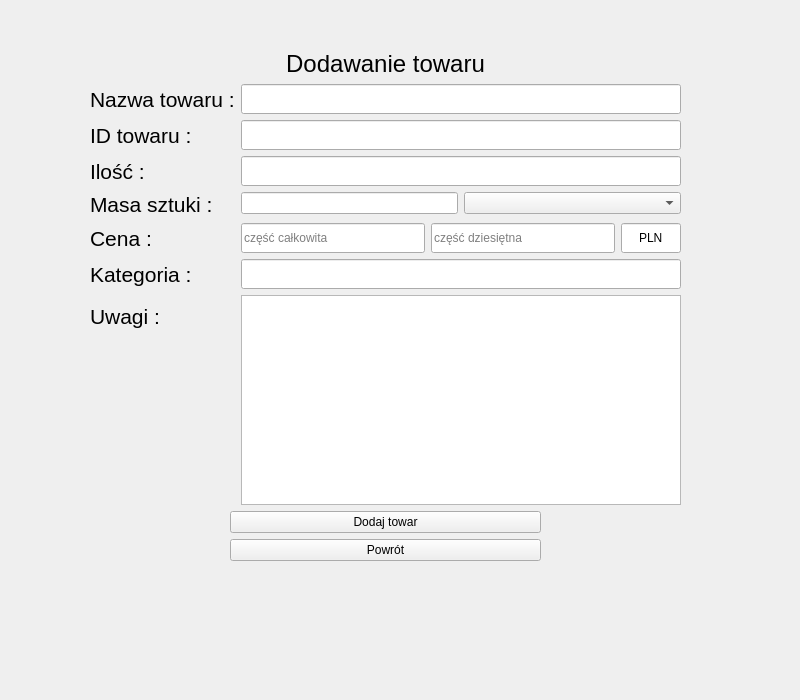
<?xml version="1.0" encoding="UTF-8"?>
<ui version="4.0">
 <class>AddNewArticleFrom</class>
 <widget class="QWidget" name="AddNewArticleFrom">
  <property name="windowModality">
   <enum>Qt::WindowModality::WindowModal</enum>
  </property>
  <property name="geometry">
   <rect>
    <x>0</x>
    <y>0</y>
    <width>800</width>
    <height>700</height>
   </rect>
  </property>
  <property name="sizePolicy">
   <sizepolicy hsizetype="Maximum" vsizetype="Maximum">
    <horstretch>0</horstretch>
    <verstretch>0</verstretch>
   </sizepolicy>
  </property>
  <property name="minimumSize">
   <size>
    <width>800</width>
    <height>700</height>
   </size>
  </property>
  <property name="windowTitle">
   <string>Form</string>
  </property>
  <widget class="QWidget" name="verticalLayoutWidget">
   <property name="geometry">
    <rect>
     <x>90</x>
     <y>50</y>
     <width>591</width>
     <height>511</height>
    </rect>
   </property>
   <layout class="QVBoxLayout" name="verticalLayout">
    <item>
     <widget class="QLabel" name="label_8">
      <property name="font">
       <font>
        <pointsize>18</pointsize>
       </font>
      </property>
      <property name="text">
       <string>Dodawanie towaru</string>
      </property>
      <property name="alignment">
       <set>Qt::AlignmentFlag::AlignCenter</set>
      </property>
     </widget>
    </item>
    <item>
     <layout class="QFormLayout" name="formLayout">
      <item row="0" column="0">
       <widget class="QLabel" name="label">
        <property name="font">
         <font>
          <pointsize>16</pointsize>
         </font>
        </property>
        <property name="text">
         <string>Nazwa towaru :</string>
        </property>
       </widget>
      </item>
      <item row="0" column="1">
       <widget class="QLineEdit" name="ArticleNameInputBox">
        <property name="minimumSize">
         <size>
          <width>0</width>
          <height>30</height>
         </size>
        </property>
        <property name="inputMask">
         <string/>
        </property>
       </widget>
      </item>
      <item row="1" column="0">
       <widget class="QLabel" name="label_2">
        <property name="font">
         <font>
          <pointsize>16</pointsize>
         </font>
        </property>
        <property name="text">
         <string>ID towaru :</string>
        </property>
       </widget>
      </item>
      <item row="1" column="1">
       <widget class="QLineEdit" name="ArticleIDInputBox">
        <property name="minimumSize">
         <size>
          <width>0</width>
          <height>30</height>
         </size>
        </property>
       </widget>
      </item>
      <item row="2" column="0">
       <widget class="QLabel" name="label_3">
        <property name="font">
         <font>
          <pointsize>16</pointsize>
         </font>
        </property>
        <property name="text">
         <string>Ilość : </string>
        </property>
       </widget>
      </item>
      <item row="2" column="1">
       <widget class="QLineEdit" name="ArticleCountInputBox">
        <property name="sizePolicy">
         <sizepolicy hsizetype="Expanding" vsizetype="Fixed">
          <horstretch>0</horstretch>
          <verstretch>0</verstretch>
         </sizepolicy>
        </property>
        <property name="minimumSize">
         <size>
          <width>0</width>
          <height>30</height>
         </size>
        </property>
       </widget>
      </item>
      <item row="3" column="0">
       <widget class="QLabel" name="label_4">
        <property name="font">
         <font>
          <pointsize>16</pointsize>
         </font>
        </property>
        <property name="text">
         <string>Masa sztuki :</string>
        </property>
       </widget>
      </item>
      <item row="4" column="0">
       <widget class="QLabel" name="label_5">
        <property name="font">
         <font>
          <pointsize>16</pointsize>
         </font>
        </property>
        <property name="text">
         <string>Cena :</string>
        </property>
       </widget>
      </item>
      <item row="4" column="1">
       <layout class="QHBoxLayout" name="horizontalLayout">
        <property name="spacing">
         <number>6</number>
        </property>
        <item>
         <widget class="QLineEdit" name="ArticlePriceMainPartInputBox">
          <property name="minimumSize">
           <size>
            <width>100</width>
            <height>30</height>
           </size>
          </property>
          <property name="placeholderText">
           <string>część całkowita</string>
          </property>
         </widget>
        </item>
        <item>
         <widget class="QLineEdit" name="ArticlePriceFractionalPartInputBox">
          <property name="minimumSize">
           <size>
            <width>100</width>
            <height>30</height>
           </size>
          </property>
          <property name="placeholderText">
           <string>część dziesiętna</string>
          </property>
         </widget>
        </item>
        <item>
         <widget class="QLineEdit" name="ArticlePriceIsoCodeInputBox">
          <property name="sizePolicy">
           <sizepolicy hsizetype="Preferred" vsizetype="Fixed">
            <horstretch>0</horstretch>
            <verstretch>0</verstretch>
           </sizepolicy>
          </property>
          <property name="minimumSize">
           <size>
            <width>60</width>
            <height>30</height>
           </size>
          </property>
          <property name="maximumSize">
           <size>
            <width>40</width>
            <height>16777215</height>
           </size>
          </property>
          <property name="text">
           <string>PLN</string>
          </property>
          <property name="maxLength">
           <number>3</number>
          </property>
          <property name="alignment">
           <set>Qt::AlignmentFlag::AlignCenter</set>
          </property>
         </widget>
        </item>
       </layout>
      </item>
      <item row="7" column="0">
       <widget class="QLabel" name="label_6">
        <property name="font">
         <font>
          <pointsize>16</pointsize>
         </font>
        </property>
        <property name="text">
         <string>Kategoria :</string>
        </property>
       </widget>
      </item>
      <item row="7" column="1">
       <widget class="QLineEdit" name="ArticleCategoryInputBox">
        <property name="minimumSize">
         <size>
          <width>0</width>
          <height>30</height>
         </size>
        </property>
       </widget>
      </item>
      <item row="8" column="0">
       <widget class="QLabel" name="label_7">
        <property name="font">
         <font>
          <pointsize>16</pointsize>
         </font>
        </property>
        <property name="text">
         <string>Uwagi :</string>
        </property>
       </widget>
      </item>
      <item row="8" column="1">
       <widget class="QTextEdit" name="ArticleCommentsInputBox">
        <property name="lineWrapMode">
         <enum>QTextEdit::LineWrapMode::WidgetWidth</enum>
        </property>
       </widget>
      </item>
      <item row="3" column="1">
       <layout class="QHBoxLayout" name="horizontalLayout_2">
        <item>
         <widget class="QLineEdit" name="ArticleMassInputBox">
          <property name="sizePolicy">
           <sizepolicy hsizetype="Preferred" vsizetype="Fixed">
            <horstretch>0</horstretch>
            <verstretch>0</verstretch>
           </sizepolicy>
          </property>
         </widget>
        </item>
        <item>
         <widget class="QComboBox" name="ArticleMassUnitComboBox">
          <property name="iconSize">
           <size>
            <width>24</width>
            <height>24</height>
           </size>
          </property>
         </widget>
        </item>
       </layout>
      </item>
     </layout>
    </item>
    <item>
     <layout class="QHBoxLayout" name="horizontalLayout_3">
      <property name="leftMargin">
       <number>140</number>
      </property>
      <property name="rightMargin">
       <number>140</number>
      </property>
      <item>
       <widget class="QPushButton" name="AddNewArticleButton">
        <property name="sizePolicy">
         <sizepolicy hsizetype="Preferred" vsizetype="Fixed">
          <horstretch>0</horstretch>
          <verstretch>0</verstretch>
         </sizepolicy>
        </property>
        <property name="text">
         <string>Dodaj towar</string>
        </property>
       </widget>
      </item>
     </layout>
    </item>
    <item>
     <layout class="QHBoxLayout" name="horizontalLayout_4">
      <property name="leftMargin">
       <number>140</number>
      </property>
      <property name="rightMargin">
       <number>140</number>
      </property>
      <item>
       <widget class="QPushButton" name="BackButton">
        <property name="text">
         <string>Powrót</string>
        </property>
       </widget>
      </item>
     </layout>
    </item>
   </layout>
  </widget>
 </widget>
 <resources/>
 <connections/>
</ui>
